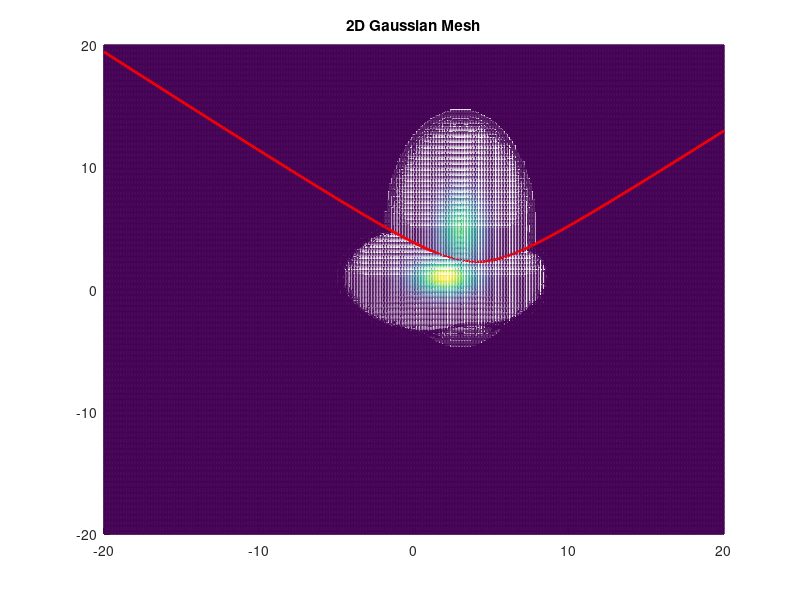

The MATLAB script that drew this image:
%Clean up workspace
clear all;
close all;
format long;

%Set up normal distributions
mu1 = [3 5];
cov1 = [1 0; 0 4];
mu2 = [2 1];
cov2 = [2 0; 0 1];

%Initialize variables
[x, y] = meshgrid(-20:0.1: 20);
z1 = zeros(size(x, 1));
z2 = zeros(size(x, 1));
xp = -20:0.1:20;
yp = zeros(size(x, 1), 1);

%Compute probability density function and boundary coordinates
for i = 1: size(x, 1)
    for j = 1: size(y, 2)
        x1 = x(i,j);
        x2 = y(i,j);
        a = 1 / (2*pi*sqrt(det(cov1)));
        z1(i, j) = exp(-0.5*x1^2 + 3*x1 - 0.125*x2^2 + 1.25*x2 - (7.625-log(a)));
        
        a = 1 / (2*pi*sqrt(det(cov2)));
        z2(i, j) = exp(-0.25*x1^2 + x1 -0.5*x2^2 + x2 - (1.5-log(a)));
    end
    A = 0.375;
    B = 0.25;
    C = -0.25*xp(i)^2 + 2*xp(i) -6.47157359028;
    r = roots([A B C]);
    yp(i) = r(2);
end

%Plot distribution
figure;hold on;
mesh(x, y, z1);
mesh(x, y, z2);
title('2D Gaussian Mesh');

%Plot decision boundary
zp = zeros(length(xp), 1);
for i = 1:length(xp)
    a = 1 / (2*pi*sqrt(det(cov2)));
    zp(i) = exp(-0.25*xp(i)^2 + xp(i) -0.5*yp(i)^2 + yp(i) - (1.5-log(a))) + 0.003;
end
plot3(xp, yp, zp, 'LineWidth', 2, 'color', 'red');